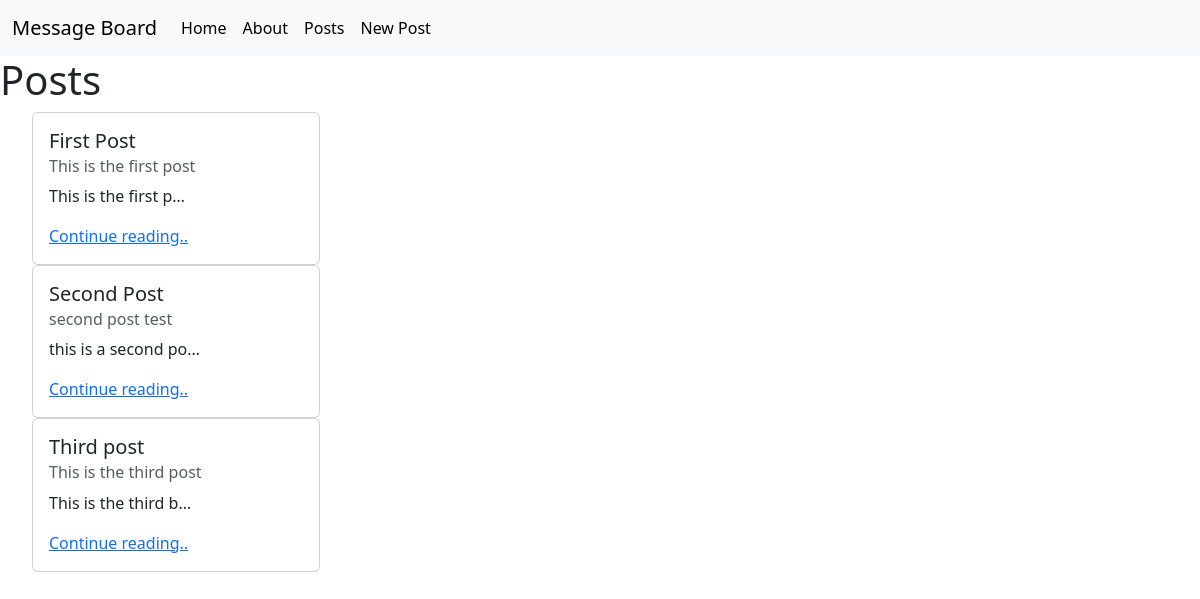
The app's page /posts/, older data.
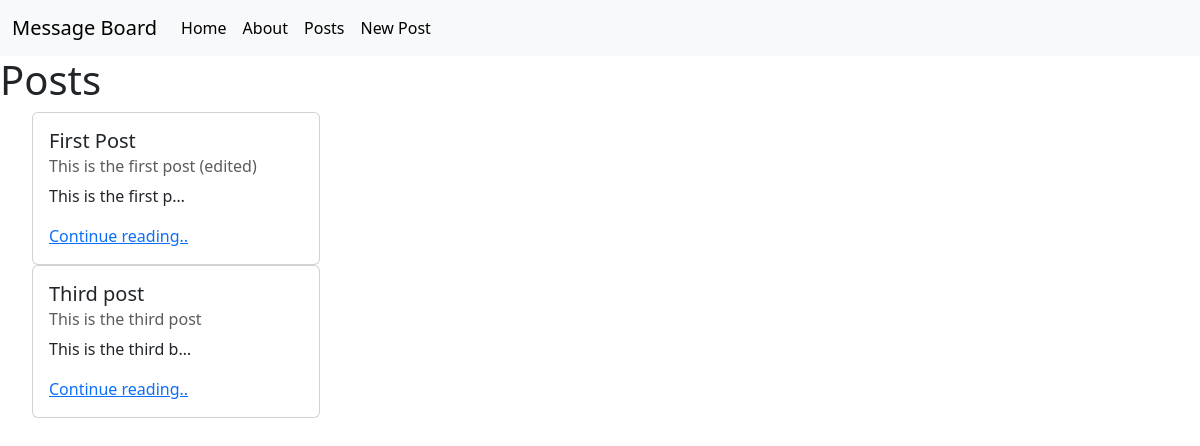
The same page, newer data.
### post/models.py (models this page shows, shortened)
class Post(models.Model):
    title = models.CharField(max_length=128)
    subtitle = models.CharField(max_length=256)
    body = models.TextField()
    created_on = models.DateTimeField(auto_now_add=True)

### post/views.py (the view)
# urls.py: path('',PostListView.as_view(), name="post_list"),
class PostListView(ListView):
    template_name="posts/list.html"
    model=Post
    context_object_name="all_posts"

### templates/posts/list.html (shortened to what this page needs)
{% extends 'base.html' %}
{% block content %}
<h1>Posts</h1>
<ul>
    {% for post in all_posts %}
    <div class="card" style="width: 18rem;">
        <div class="card-body">
            <h5 class="card-title">{{post.title}}</h5>
            <h6 class="card-subtitle mb-2 text-muted">{{post.subtitle}}</h6>
            <p class="card-text">{{post.body|truncatechars:20}}</p>
            <a href="{% url 'post_detail' post.id %}" class="card-link">Continue reading..</a>
        </div>
    </div>
    {% endfor %}
</ul>
{% endblock %}

### templates/base.html (shortened to what this page needs)
{% load static %}
<!DOCTYPE html>
<html lang="en">
<head>
    <link href="https://cdn.jsdelivr.net/npm/bootstrap@5.3.7/dist/css/bootstrap.min.css" rel="stylesheet"
 />
        <link rel="stylesheet" href="https://cdn.jsdelivr.net/npm/bootstrap-icons@1.13.1/font/bootstrap-icons.min.css">
</head>
<body>
    {% include 'navbar.html' %}
    <div> {% block content %} {% endblock content %} </div>
</body>
</html>

### templates/navbar.html (shortened to what this page needs)
<nav class="navbar navbar-expand-lg bg-body-tertiary">
    <div class="container-fluid">
        <a class="navbar-brand" href="{% url 'home' %}">Message Board</a>
        <div class="collapse navbar-collapse" id="navbarSupportedContent">
            <ul class="navbar-nav me-auto mb-2 mb-lg-0">
                <li class="nav-item">
                    <a class="nav-link active" aria-current="page" href="{% url 'homeTwo' %}">Home</a>
                </li>
                <li class="nav-item">
                    <a class="nav-link active" href="{% url 'about' %}">About</a>
                </li>
                <li class="nav-item">
                    <a class="nav-link active" href="{% url 'post_list' %}">Posts</a>
                </li>
                <li class="nav-item">
                    <a class="nav-link active" href="{% url 'post_new' %}"> New Post</a>
                </li>
        </div>
    </div>
</nav>

Row changes from the older to the newer data that the page shows:
removed Post: title "Second Post", subtitle "second post test", body "this is a second po…"
changed Post "First Post": subtitle "This is the first post" → "This is the first post (edited)"
